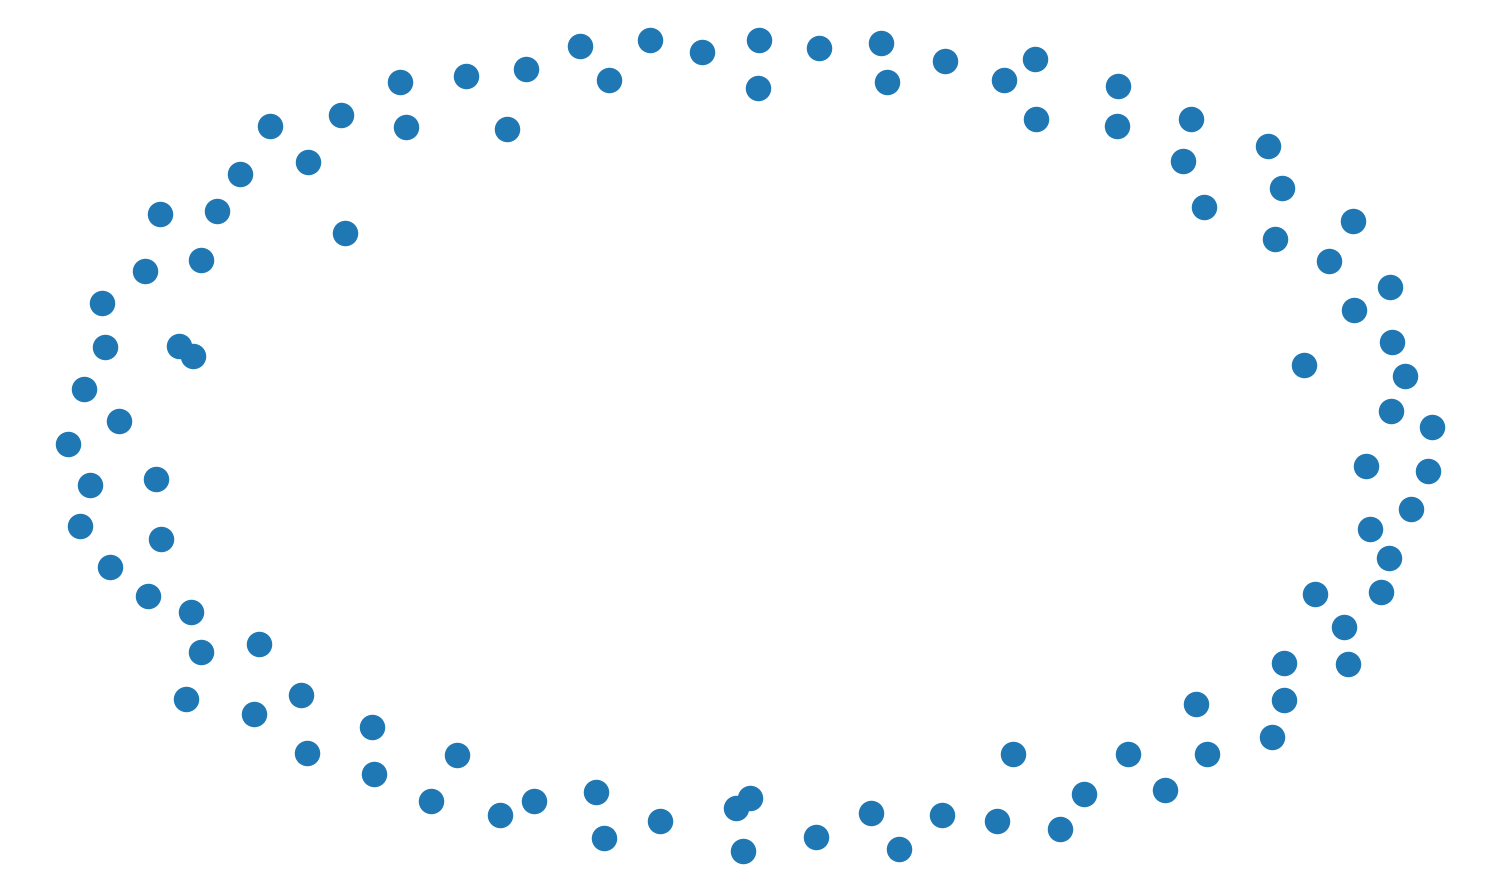

This chart was generated by the following Python code:
import networkx as nx
import matplotlib.pyplot as plt

# Create a random regular graph with 10,000 nodes and degree 4
G = nx.random_regular_graph(4, 10000)

# Draw a subgraph of the first 100 nodes using NetworkX and Matplotlib
nx.draw(G.subgraph(range(100)), with_labels=False)
plt.show()
